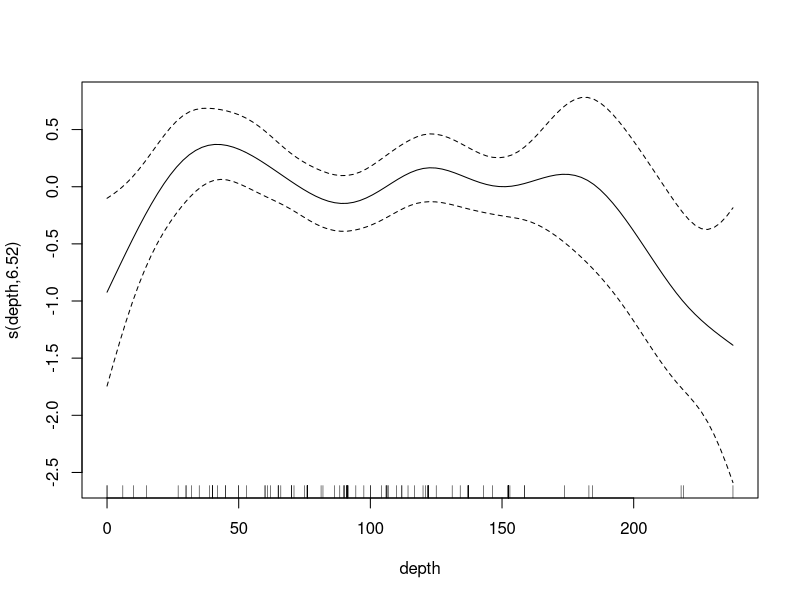
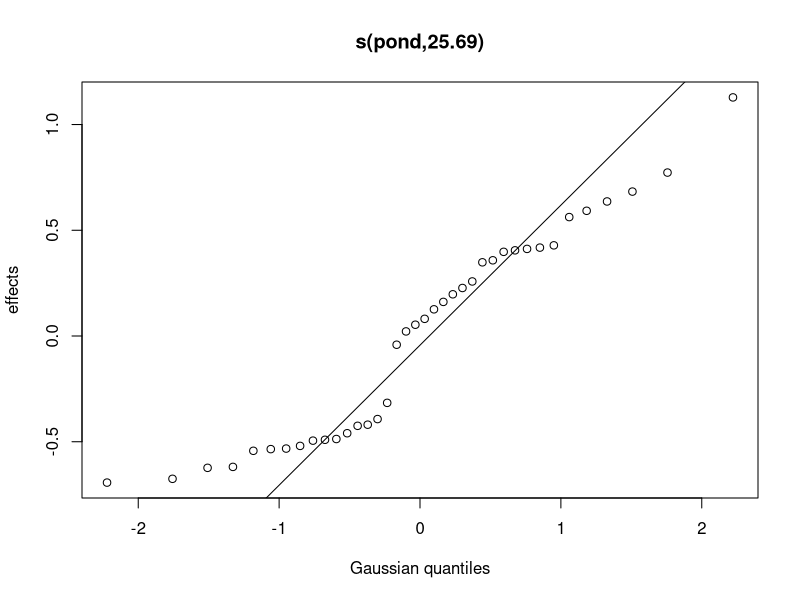
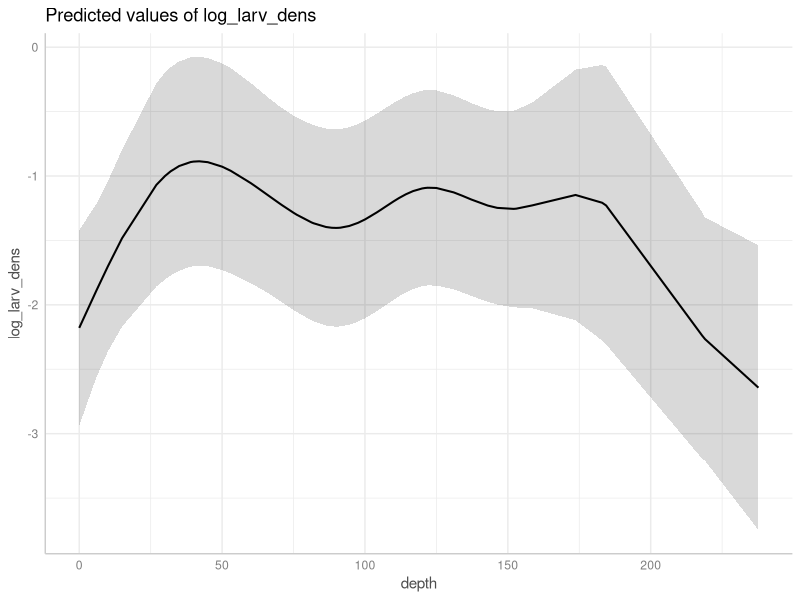

The R source for these figures, in order:
#Redoing bivariate fits but including ponds that were totally dry. 

#Load Packages
library(lme4)
library(lmerTest)
library(tidyverse)
library(mgcv)
data <- read_csv("Data/data_with_dry_ponds.csv")

##Depth linear mixed effects model 
depth_model <- lmer(log_larv_dens ~ depth + (1|pond), data = data)
summary(depth_model)
#Not significant when three dry ponds are added.



#Depth GAM to account for a potential non-linear response
data$pond <- as.factor(data$pond)
depth_GAM <- gam(log_larv_dens ~ s(depth) + s(pond, bs = 're'), data = data)
summary(depth_GAM)
plot(depth_GAM)
#Significant again, with declines occurring at very shallow or very deep extremes

#Plotting the GAM
plot(ggeffects::ggpredict(depth_GAM, terms = 'depth', facets = FALSE))
